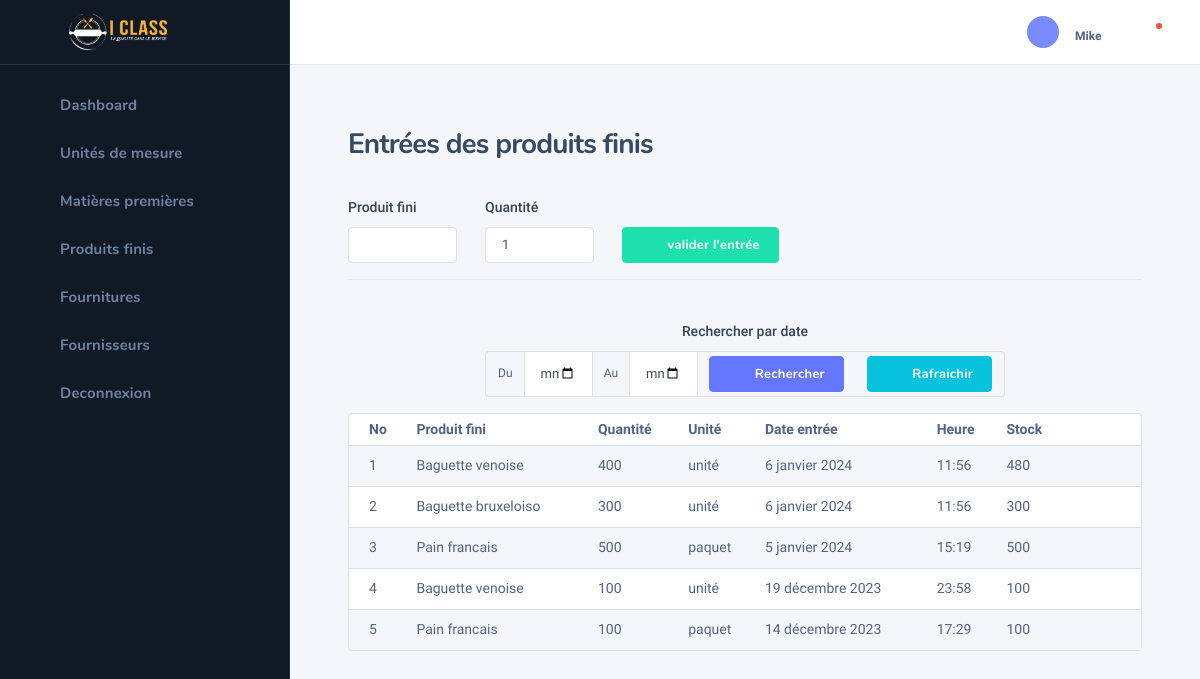
The app's page /bakery/entree_pf/ (signed in) with its own data.
### bakery/models.py (models this page shows, shortened)
class EntreePF(models.Model):
    class Meta:
        verbose_name = "Entrées de produit fini"
    produit_fini = models.ForeignKey(ProduitFini, on_delete=models.CASCADE, null=True, verbose_name="produit fini")
    qts = models.IntegerField()
    date = models.DateField(auto_now_add=True, null=True)
    heure = models.TimeField(auto_now_add=True, null=True)
    completed = models.BooleanField(default=False)
    added_at = models.DateTimeField(auto_now_add=True, null=True)
    @property
    def in_stock(self):
        total = 0
        entries = EntreePF.objects.filter(added_at__lt=self.added_at, produit_fini=self.produit_fini)
        outs = SortiePF.objects.filter(added_at__lt=self.added_at, produit_fini=self.produit_fini)
        for entry in entries:
            total += entry.qts
        for o in outs:
            total -= o.qts
        return total + self.qts

class ProduitFini(models.Model):
    class Meta:
        verbose_name = "Produit fini"
    libelle = models.CharField(max_length=255)
    description = models.TextField()
    unite = models.ForeignKey(Unite, on_delete=models.CASCADE)
    critic_qts = models.IntegerField(default=0, blank=True, null=True)
    price = models.DecimalField(max_digits=10, decimal_places=2, null=True, blank=True, default=0, verbose_name="prix")
    total_entry = models.IntegerField(default=0, blank=True, null=True)
    total_out = models.IntegerField(default=0, blank=True, null=True)
    total_sale = models.DecimalField(max_digits=10, decimal_places=2, null=True, blank=True, default=0)

class Unite(models.Model):
    class Meta:
        verbose_name = "Unité de mésure"
    name = models.CharField(max_length=255)

class SortiePF(models.Model):
    class Meta:
        verbose_name = "Sortie de produit fini"
    produit_fini = models.ForeignKey(ProduitFini, on_delete=models.CASCADE, null=True)
    qts = models.IntegerField()
    date = models.DateField(auto_now_add=True, null=True)
    heure = models.TimeField(auto_now_add=True, null=True)
    price = models.DecimalField(max_digits=10, decimal_places=2, null=True, blank=True, verbose_name="prix")
    devise = models.CharField(max_length=25, choices=devises, default=devises[1][0])
    completed = models.BooleanField(default=False)
    added_at = models.DateTimeField(auto_now_add=True, null=True)

### bakery/views.py (the view, shortened to what this page needs)
# urls.py: path('entree_pf/', entree_pf, name='entree-pf'),
@login_required(login_url='login')
def entree_pf(request):
    pfs = ProduitFini.objects.all()
    entries = EntreePF.objects.all().order_by('-id')
    date1 = None
    date2 = None
    return render(request, 'bakery/entree_pf.html',
                  context={'pfs': pfs, 'entries': entries, 'date1': date1, 'date2': date2})

### templates/bakery/entree_pf.html (shortened to what this page needs)
{% extends 'bakery/base_bakery.html' %}
{% load static %}
{% block content %}
    {% include 'bakery/bakery_sidebar.html' %}
    <div class="nk-wrap">
    {% include 'bakery/profile.html' %}
        <div class="nk-content">
            <div class="nk-content ">
                <div class="container-fluid">
                    <div class="nk-content-inner">
                        <div class="nk-content-body">
                            <div class="nk-block-head nk-block-head-sm">
                                <div class="nk-block-between">
                                    <div class="nk-block-head-content">
                                        <h3 class="nk-block-title page-title">Entrées des produits finis</h3>
                                    </div>
                                </div>
                                <div class="nk-block-content row gy-4 mt-2">
                                    <form method="post">
                                        <div class="row">
                                            <div class="col-lg-2">
                                                <div class="form-group">
                                                    <label class="form-label" for="product-title">Produit fini</label>
                                                    <div class="form-control-wrap">
                                                        <input autocomplete="off" type="text" list="pfs" name="name"
                                                               class="form-control" id="product-title" required>
                                                    </div>
                                                </div>
                                            </div>
                                            <div class="col-lg-2">
                                                <div class="form-group">
                                                    <label class="form-label" for="regular-price">Quantité</label>
                                                    <div class="form-control-wrap">
                                                        <input type="number" name="qts" value="1" min="1"
                                                               class="form-control" id="regular-price" required>
                                                    </div>
                                                </div>
                                            </div>
                                            <div class="col-lg-2">
                                                <div class="form-group">
                                                    <button type="submit" id="submit-btn" name="submit-entry"
                                                            class="btn btn-success bg-green-500"
                                                            style="margin-top: 31px"><em
                                                            class="icon ni ni-plus"></em><span>valider l'entrée</span></button>
                                                </div>
                                            </div>
                                        </div>
                                        <hr>
                                    </form>
                                    <form method="get">
                                        <div class="row justify-center text-center">
                                            <div class="col-lg-8">
                                            <div class="form-group">
                                                <label class="form-label text-center">Rechercher par date</label>
                                                <div class="form-control-wrap">
                                                    <div class="input-daterange input-group">
                                                        <div class="input-group-addon">Du</div>
                                                        <input type="date" name="date1" value="{% if date1 %}{{ date1 }}{% endif %}" class="form-control" required/>
                                                        <div class="input-group-addon">Au</div>
                                                        <input type="date" name="date2" value="{% if date2 %}{{ date2 }}{% endif %}" class="form-control"/>
                                                        <div class="input-group-addon">
                                                            <button type="submit" id="submit-btn" name="search"
                                                            class="btn btn-primary"><em
                                                            class="icon ni ni-search"></em><span>Rechercher</span></button>
                                                        </div>
                                                        <div class="input-group-addon">
                                                            <a id="submit-btn" href="{% url 'entree-pf' %}" class="btn btn-info"><em
                                                            class="icon ni ni-repeat-fill"></em><span>Rafraichir</span></a>
                                                        </div>
                                                    </div>
                                                </div>
                                            </div>
                                            </div>
                                        </div>
                                    </form>
                                </div>
                            </div>
                            <div class="nk-block">
                                <div class="card card-bordered">
                                    <div class="card-inner-group">
                                        <div class="card-inner p-0">
                                            <table class="datatable-init-export nowrap table table-striped"
                                                   data-export-title="Export">
                                                <thead>
                                                <tr>
                                                    <th>No</th>
                                                    <th>Produit fini</th>
                                                    <th>Quantité</th>
                                                    <th>Unité</th>
                                                    <th>Date entrée</th>
                                                    <th>Heure</th>
                                                    <th>Stock</th>
                                                    <th></th>
                                                </tr>
                                                </thead>
                                                <tbody>
                                                {% for entry in entries %}
                                                    <tr>
                                                        <td>{{ forloop.counter }}</td>
                                                        <td>{{ entry.produit_fini.libelle }}</td>
                                                        <td>{{ entry.qts }}</td>
                                                        <td>{{ entry.produit_fini.unite.name }}</td>
                                                        <td>{{ entry.date }}</td>
                                                        <td>{{ entry.heure }}</td>
                                                        <td>{{ entry.in_stock }}</td>
                                                        <td class="center">
                                                            <ul class="nk-tb-actions gx-1 my-n1">
                                                                <li class="me-n1">
                                                                    <div class="dropdown">
                                                                        <a href="#"
                                                                           class="dropdown-toggle btn btn-icon btn-trigger"
                                                                           data-bs-toggle="dropdown"><em
                                                                                class="icon ni ni-more-h"></em></a>
                                                                    </div>
                                                                </li>
                                                            </ul>
                                                        </td>
                                                    </tr>
                                                {% endfor %}
                                                </tbody>
                                            </table>
                                        </div>
                                    </div>
                                </div>
                            </div>
                        </div>
                    </div>
                </div>
            </div>
        </div>
    </div>
{% endblock %}

### templates/bakery/profile.html (shortened to what this page needs)
{% load static %}
<div class="nk-header nk-header-fixed is-light">
                    <div class="container-fluid">
                        <div class="nk-header-wrap">
                            <div class="nk-header-tools">
                                <ul class="nk-quick-nav">
                                    <li class="dropdown user-dropdown">
                                        <a href="#" class="dropdown-toggle" data-bs-toggle="dropdown">
                                            <div class="user-toggle">
                                                <div class="user-avatar sm">
                                                    <em class="icon ni ni-user-alt"></em>
                                                </div>
                                                <div class="user-info d-none d-md-block">
                                                    <div class="user-status">{{ request.user.userhasrole.role.name }}</div>
                                                    <div class="user-name dropdown-indicator">{{ request.user.username }}</div>
                                                </div>
                                            </div>
                                        </a>
                                    </li>
                                    <li class="dropdown notification-dropdown me-n1">
                                        <a hx-get="{% url 'check-notifications' %}" hx-target="#notifications" hx-trigger="click" hx-swap="innerHTML" class="dropdown-toggle nk-quick-nav-icon" data-bs-toggle="dropdown">
                                            <div class="icon-status icon-status-danger"><em class="icon ni ni-bell"></em></div>
                                        </a>
                                    </li>
                                </ul>
                            </div>
                        </div>
                    </div>
                </div>

### records on screen
EntreePF: produit_fini.libelle "Baguette venoise", qts "400", produit_fini.unite.name "unité", date "6 janvier 2024", heure "11:56", in_stock "480"
EntreePF: produit_fini.libelle "Baguette bruxeloiso", qts "300", produit_fini.unite.name "unité", date "6 janvier 2024", heure "11:56", in_stock "300"
EntreePF: produit_fini.libelle "Pain francais", qts "500", produit_fini.unite.name "paquet", date "5 janvier 2024", heure "15:19", in_stock "500"
EntreePF: produit_fini.libelle "Baguette venoise", qts "100", produit_fini.unite.name "unité", date "19 décembre 2023", heure "23:58", in_stock "100"
EntreePF: produit_fini.libelle "Pain francais", qts "100", produit_fini.unite.name "paquet", date "14 décembre 2023", heure "17:29", in_stock "100"

### other values on screen
{{ request.user.username }} "Mike"
